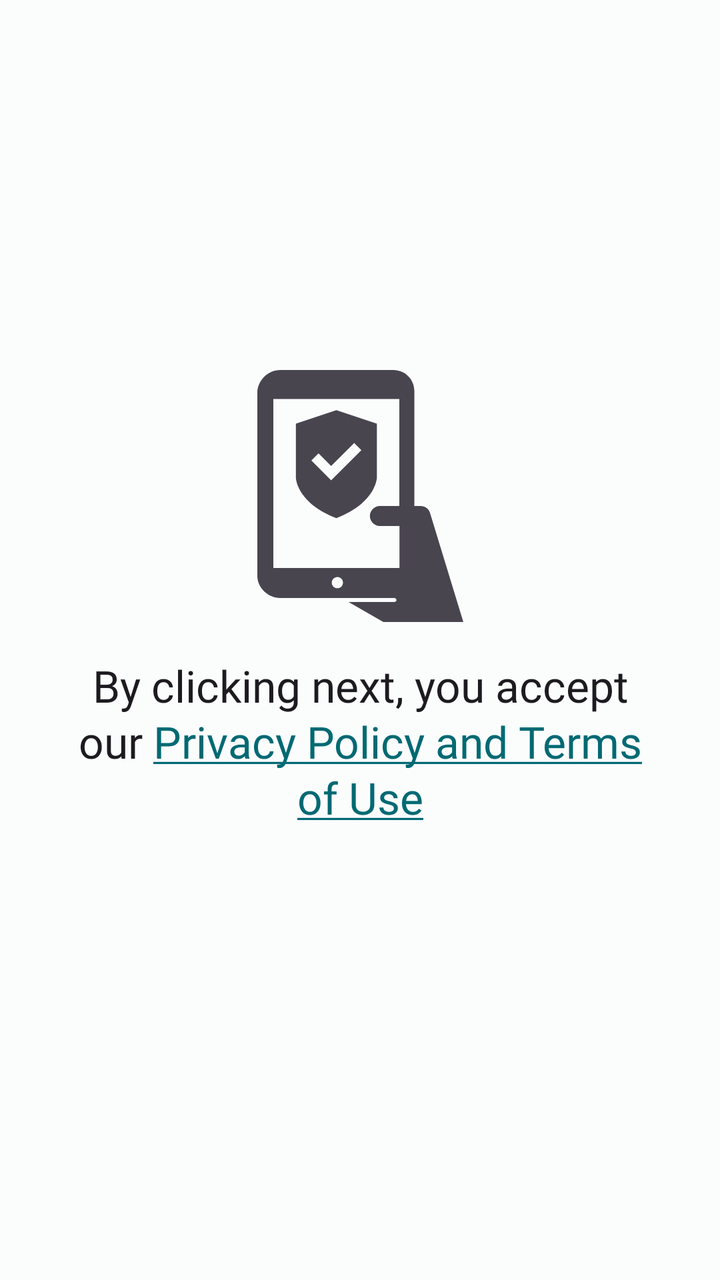
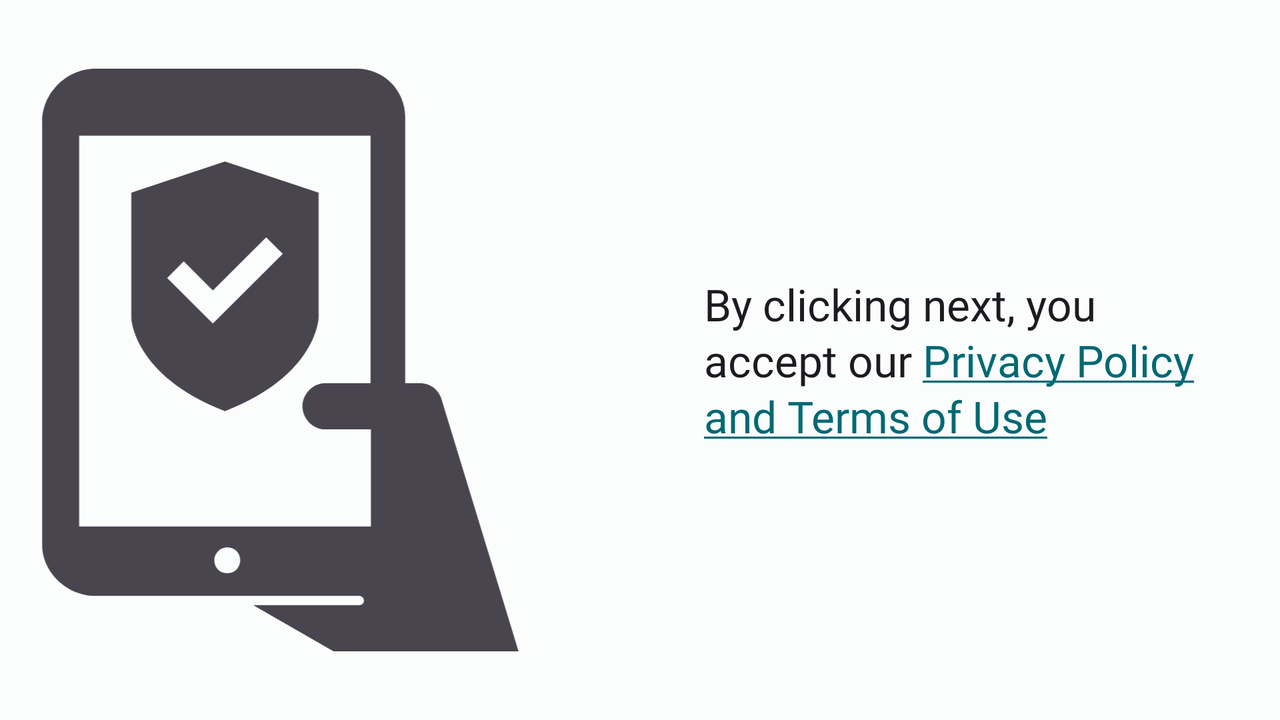

The same Android screen from two of the app's own layout files: first res/layout/ as a phone draws it, then the repository's variant for another configuration, drawn on a device whose configuration selects that folder. Both files follow.
<!-- AndroidManifest.xml: application theme Theme.ETranslation -->
<!-- res/layout/controller_onboard_intro_page_4.xml -->
<?xml version="1.0" encoding="utf-8"?>
<androidx.constraintlayout.widget.ConstraintLayout xmlns:android="http://schemas.android.com/apk/res/android"
    xmlns:app="http://schemas.android.com/apk/res-auto"
    xmlns:tools="http://schemas.android.com/tools"
    android:layout_width="match_parent"
    android:layout_height="match_parent">

    <androidx.constraintlayout.widget.Guideline
        android:id="@+id/guideline"
        android:layout_width="wrap_content"
        android:layout_height="wrap_content"
        android:orientation="horizontal"
        app:layout_constraintGuide_percent=".5" />

    <ImageView
        android:id="@+id/icon"
        android:layout_width="128dp"
        android:layout_height="128dp"
        android:layout_marginBottom="8dp"
        android:contentDescription="@null"
        app:layout_constraintBottom_toTopOf="@id/guideline"
        app:layout_constraintEnd_toEndOf="parent"
        app:layout_constraintStart_toStartOf="parent"
        app:srcCompat="@drawable/ic_phone_privacy_phone_smartphone_svgrepo_com" />

    <TextView
        android:id="@+id/description_1"
        android:layout_width="0dp"
        android:layout_height="wrap_content"
        android:layout_marginHorizontal="32dp"
        android:layout_marginTop="8dp"
        android:gravity="center"
        android:textAppearance="?textAppearanceTitleLarge"
        app:layout_constraintEnd_toEndOf="parent"
        app:layout_constraintStart_toStartOf="parent"
        app:layout_constraintTop_toBottomOf="@id/guideline"
        tools:text="@string/controller_onboard_intro_page_4_description_1" />


</androidx.constraintlayout.widget.ConstraintLayout>
<!-- resources referenced by this layout -->
<resources>
  <string name="controller_onboard_intro_page_4_description_1">By clicking next, you accept our <a href="">Privacy Policy and Terms of Use</a></string>
  <color name="md_theme_light_primary">#006973</color>
  <color name="md_theme_light_onPrimary">#FFFFFF</color>
  <color name="md_theme_light_primaryContainer">#85F3FF</color>
  <color name="md_theme_light_onPrimaryContainer">#001F23</color>
  <color name="md_theme_light_secondary">#934B00</color>
  <color name="md_theme_light_onSecondary">#FFFFFF</color>
  <color name="md_theme_light_secondaryContainer">#FFDCC2</color>
  <color name="md_theme_light_onSecondaryContainer">#301400</color>
  <color name="md_theme_light_tertiary">#006495</color>
  <color name="md_theme_light_onTertiary">#FFFFFF</color>
  <color name="md_theme_light_tertiaryContainer">#C8E6FF</color>
  <color name="md_theme_light_onTertiaryContainer">#001E31</color>
  <color name="md_theme_light_error">#B3261E</color>
  <color name="md_theme_light_errorContainer">#F9DEDC</color>
  <color name="md_theme_light_onError">#FFFFFF</color>
  <color name="md_theme_light_onErrorContainer">#410E0B</color>
  <color name="md_theme_light_background">#FBFDFD</color>
  <color name="md_theme_light_onBackground">#191C1D</color>
  <color name="md_theme_light_surface">#FBFDFD</color>
  <color name="md_theme_light_onSurface">#191C1D</color>
  <color name="md_theme_light_surfaceVariant">#E7E0EC</color>
  <color name="md_theme_light_onSurfaceVariant">#49454F</color>
  <color name="md_theme_light_outline">#79747E</color>
  <color name="md_theme_light_inverseOnSurface">#EFF1F1</color>
  <color name="md_theme_light_inverseSurface">#2D3132</color>
  <color name="md_theme_light_primaryInverse">#4ED8E8</color>
  <style name="TextAppearance.ETranslation.DisplayLarge" parent="TextAppearance.Material3.DisplayLarge">
          <item name="fontFamily">@font/robotoslab</item>
      </style>
  <style name="TextAppearance.ETranslation.DisplaySmall" parent="TextAppearance.Material3.DisplaySmall">
          <item name="fontFamily">@font/robotoslab</item>
      </style>
  <style name="TextAppearance.ETranslation.HeadlineLarge" parent="TextAppearance.Material3.HeadlineLarge">
          <item name="fontFamily">@font/robotoslab</item>
      </style>
  <style name="TextAppearance.ETranslation.HeadlineSmall" parent="TextAppearance.Material3.HeadlineSmall">
          <item name="fontFamily">@font/robotoslab</item>
      </style>
  <style name="TextAppearance.ETranslation.TitleLarge" parent="TextAppearance.Material3.TitleLarge">
          <item name="fontFamily">@font/lato</item>
      </style>
  <style name="TextAppearance.ETranslation.TitleMedium" parent="TextAppearance.Material3.TitleMedium">
          <item name="fontFamily">@font/lato</item>
      </style>
  <style name="TextAppearance.ETranslation.TitleSmall" parent="TextAppearance.Material3.TitleSmall">
          <item name="fontFamily">@font/lato</item>
      </style>
  <style name="TextAppearance.ETranslation.BodyLarge" parent="TextAppearance.Material3.BodyLarge">
          <item name="fontFamily">@font/lato</item>
      </style>
  <style name="TextAppearance.ETranslation.BodyMedium" parent="TextAppearance.Material3.BodyMedium">
          <item name="fontFamily">@font/lato</item>
      </style>
  <style name="TextAppearance.ETranslation.BodySmall" parent="TextAppearance.Material3.BodySmall">
          <item name="fontFamily">@font/lato</item>
      </style>
  <style name="TextAppearance.ETranslation.LabelLarge" parent="TextAppearance.Material3.LabelLarge">
          <item name="fontFamily">@font/lato</item>
      </style>
  <style name="TextAppearance.ETranslation.LabelMedium" parent="TextAppearance.Material3.LabelMedium">
          <item name="fontFamily">@font/lato</item>
      </style>
  <style name="TextAppearance.ETranslation.LabelSmall" parent="TextAppearance.Material3.LabelSmall">
          <item name="fontFamily">@font/lato</item>
      </style>
</resources>
<!-- res/layout-land/controller_onboard_intro_page_4.xml (the repository's variant of the layout above) -->
<!-- drawn on the phone turned sideways -->
<?xml version="1.0" encoding="utf-8"?>
<androidx.constraintlayout.widget.ConstraintLayout xmlns:android="http://schemas.android.com/apk/res/android"
    xmlns:app="http://schemas.android.com/apk/res-auto"
    xmlns:tools="http://schemas.android.com/tools"
    android:layout_width="match_parent"
    android:layout_height="match_parent">

    <androidx.constraintlayout.widget.Guideline
        android:id="@+id/guideline"
        android:layout_width="wrap_content"
        android:layout_height="wrap_content"
        android:orientation="vertical"
        app:layout_constraintGuide_percent=".5" />

    <ImageView
        android:id="@+id/icon"
        android:layout_width="0dp"
        android:layout_height="0dp"
        android:layout_marginVertical="32dp"
        android:layout_marginEnd="32dp"
        android:contentDescription="@null"
        app:layout_constraintBottom_toBottomOf="parent"
        app:layout_constraintDimensionRatio="1:1"
        app:layout_constraintEnd_toStartOf="@id/guideline"
        app:layout_constraintTop_toTopOf="parent"
        app:srcCompat="@drawable/ic_phone_privacy_phone_smartphone_svgrepo_com" />

    <TextView
        android:id="@+id/description_1"
        android:layout_width="0dp"
        android:layout_height="wrap_content"
        android:layout_marginHorizontal="32dp"
        android:layout_marginVertical="32dp"
        android:gravity="start|center_vertical"
        android:textAppearance="?textAppearanceTitleLarge"
        app:layout_constraintBottom_toBottomOf="parent"
        app:layout_constraintEnd_toEndOf="parent"
        app:layout_constraintStart_toEndOf="@id/guideline"
        app:layout_constraintTop_toTopOf="parent"
        tools:text="@string/controller_onboard_intro_page_4_description_1" />


</androidx.constraintlayout.widget.ConstraintLayout>
